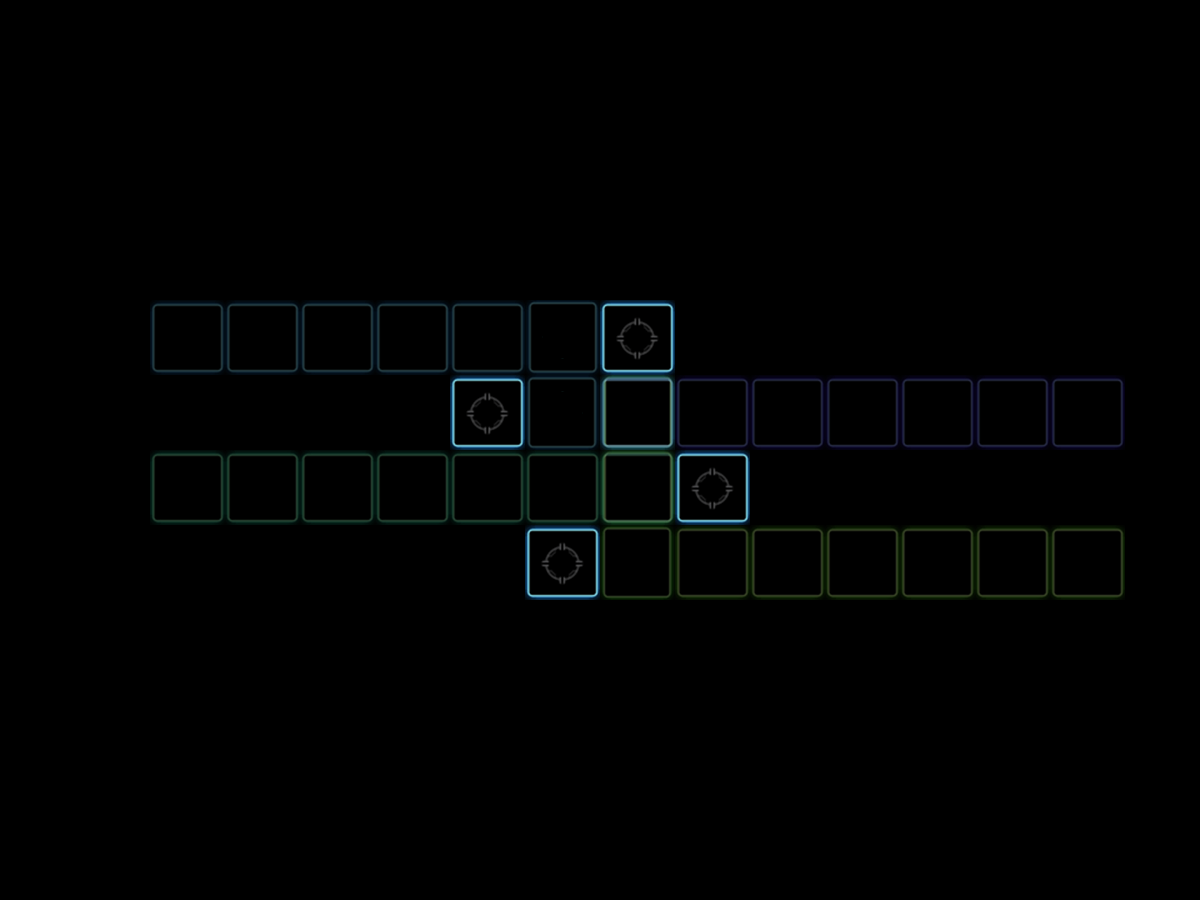

Below is a game level as drawn by its tile map, then a one-line description and the .tmx that defines it (tile-layer data replaced by summaries):
An orthogonal 16x12 tile map with 75x75 px tiles, 5 tile layers (road1, road2, road3, road4, ...), 10 tilesets.

<map version="1.0" tiledversion="1.1.6" orientation="orthogonal" renderorder="left-down" width="16" height="12" tilewidth="75" tileheight="75" infinite="0" nextobjectid="1">
 <tileset firstgid="1" source="battle.tsx" />
 <tileset firstgid="2" source="heroPos.tsx" />
 <tileset firstgid="3" source="lr.tsx" />
 <tileset firstgid="4" source="lt.tsx" />
 <tileset firstgid="5" source="lr_r1.tsx" />
 <tileset firstgid="6" source="lt_r1.tsx" />
 <tileset firstgid="7" source="lr_r2.tsx" />
 <tileset firstgid="8" source="lt_r2.tsx" />
 <tileset firstgid="9" source="lr_r3.tsx" />
 <tileset firstgid="10" source="lt_r3.tsx" />
 <layer name="road1" width="16" height="12">
  <data>[192 cells, 9 non-empty, 2 distinct tile ids]</data>
 </layer>
 <layer name="road2" width="16" height="12">
  <data>[192 cells, 8 non-empty, 2 distinct tile ids]</data>
 </layer>
 <layer name="road3" width="16" height="12">
  <data>[192 cells, 7 non-empty, 1 distinct tile ids]</data>
 </layer>
 <layer name="road4" width="16" height="12">
  <data>[192 cells, 8 non-empty, 2 distinct tile ids]</data>
 </layer>
 <layer name="tower" width="16" height="12">
  <data>[192 cells, 4 non-empty, 1 distinct tile ids]</data>
 </layer>
</map>
